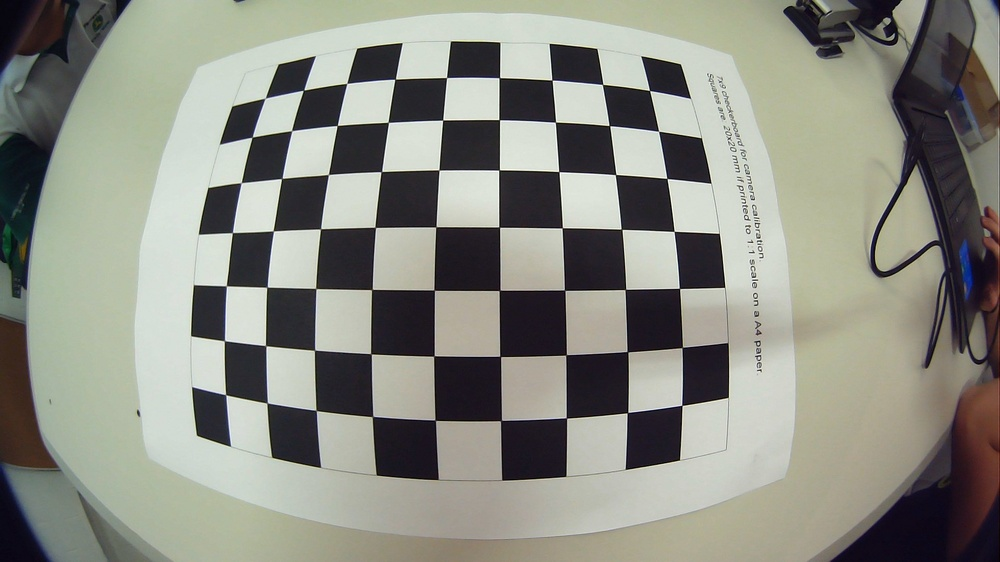
#> input picture CameraCalibration/images2teste/C2u9Q.jpg, 1000 x 562 px, shrunk from 1920 x 1080 before the run; its folder holds 3 pictures in this run
$ python testecorners.py
#> lines starting #> are read from the running program, lines starting #| are printed output that depends on the picture
import cv2
import numpy as np
import glob

# Carregue a imagem que contém o tabuleiro de xadrez
images = glob.glob('images2teste/*.jpg')

for image in images:
    img = cv2.imread(image)
#> img is the input picture: shape (562, 1000, 3); mean B, G, R 130.2, 139.6, 138.4

# Converta a imagem para tons de cinza
    gray = cv2.cvtColor(img, cv2.COLOR_BGR2GRAY)
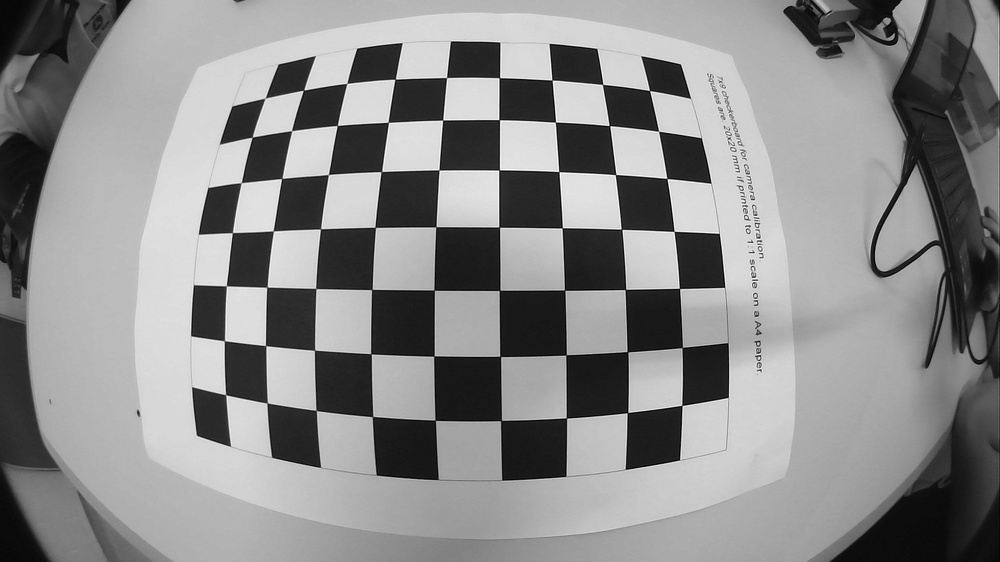
#> gray: shape (562, 1000); min 0, max 255, mean 138.1

# Tente encontrar os cantos do tabuleiro de xadrez
    ret, corners = cv2.findChessboardCorners(gray, (7, 9), None)
#> ret = True; corners = 63 rows, first 8: [225.8, 394.9], [224.4, 340.6], [226.3, 285.8], [232.3, 232.7], [241.6, 182.6], [252.2, 137.1], [265.3, 98.35], [267.2, 402.8]
#> pass 2 of the loop `for image in images:`:
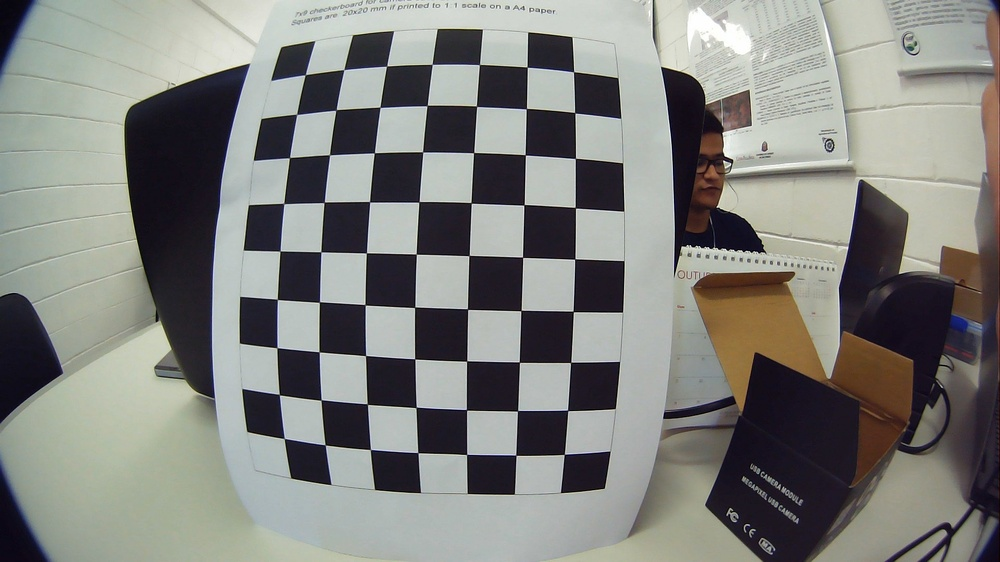
#> input picture CameraCalibration/images2teste/cvadv.jpg, 1000 x 562 px, shrunk from 1920 x 1080 before the run
#> img is the input picture: shape (562, 1000, 3); mean B, G, R 125.2, 129.3, 128.5
#> `gray = cv2.cvtColor(img, cv2.COLOR_BGR2GRAY)`:
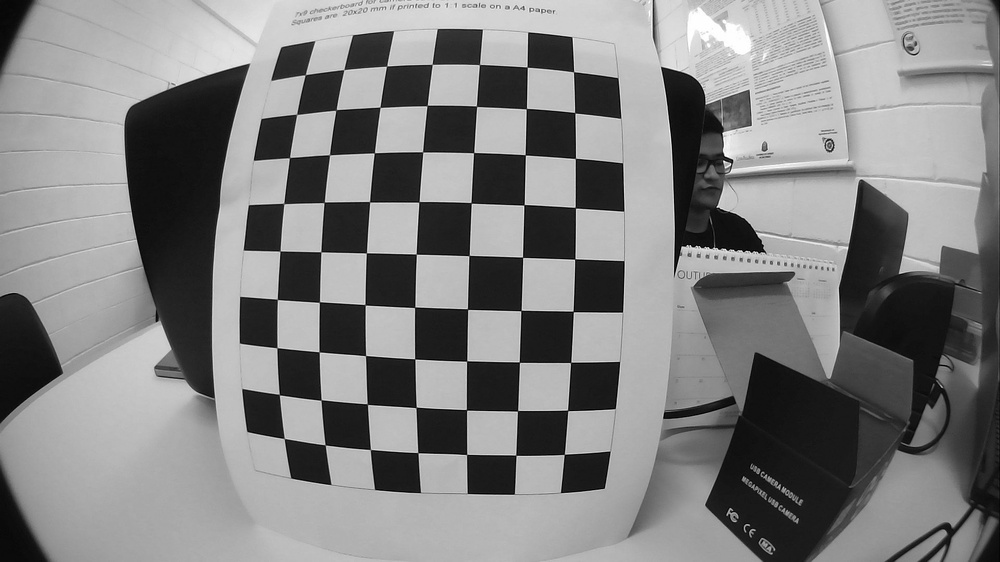
#> gray: shape (562, 1000); min 0, max 255, mean 128.6
#> corners = 63 rows, first 8: [305.1, 75.19], [343.8, 69.88], [386.7, 66.01], [431.9, 64.13], [479.3, 64.51], [527, 67.01], [573.7, 71.99], [297.1, 114.3]
#> pass 3 of the loop `for image in images:`:
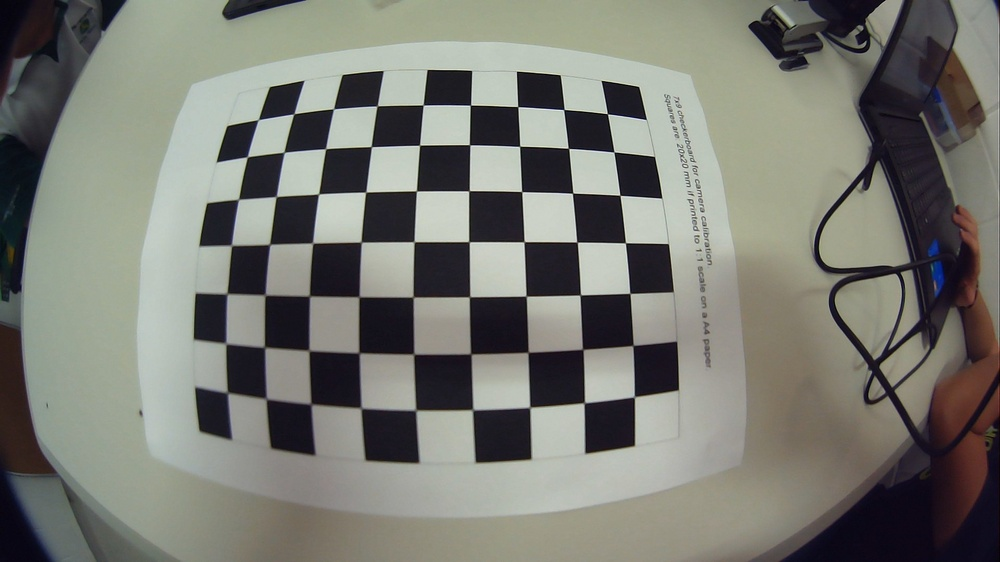
#> input picture CameraCalibration/images2teste/uYrJM.jpg, 1000 x 562 px, shrunk from 1920 x 1080 before the run
#> img is the input picture: shape (562, 1000, 3); mean B, G, R 114.3, 121.5, 120.6
#> `gray = cv2.cvtColor(img, cv2.COLOR_BGR2GRAY)`:
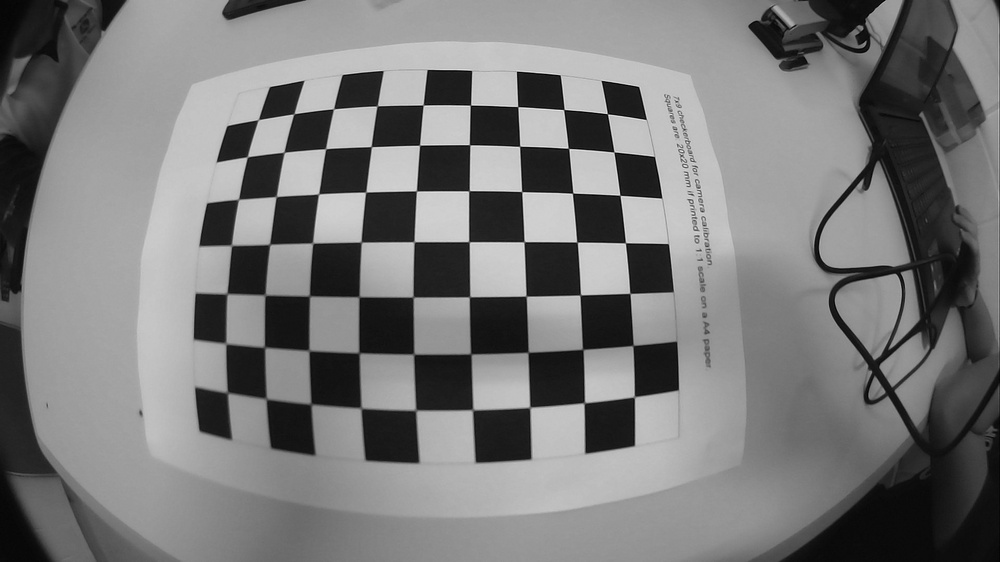
#> gray: shape (562, 1000); min 0, max 246, mean 120.4
#> corners = 63 rows, first 8: [227, 392.5], [225.5, 343.5], [227, 293.5], [232.4, 244.4], [238.6, 199.2], [247.4, 156.9], [258.5, 119.5], [266.5, 399]

if ret:
    # Obtenha as dimensões do tabuleiro
    chessboardSize = (corners.shape[1], corners.shape[0])
#> chessboardSize = (1, 63)
    print("Chessboard Size:", chessboardSize)
#| Chessboard Size: (1, 63)
else:
    print("Corners not found.")
